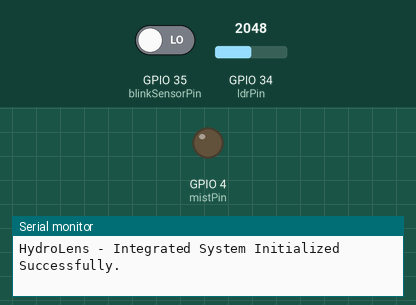
A sketch run on a simulated ESP32. Parts: output pins drawn as LEDs (lit = HIGH), the last lines printed to the serial monitor. Inputs (shaded band) come from the test bench; at power-on: GPIO 34 (ldrPin) = 2048, GPIO 35 (blinkSensorPin) LOW.

Above: at 1.2 s.
1.3 s: GPIO 34 (ldrPin) set to 491
At 6.0 s:
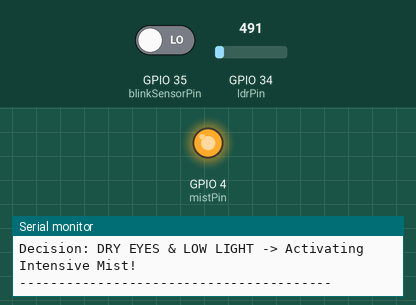
6.5 s: GPIO 34 (ldrPin) set to 1228
Timing chart, 0 to 9.5 s (numbered marks = the images above; inputs shaded):
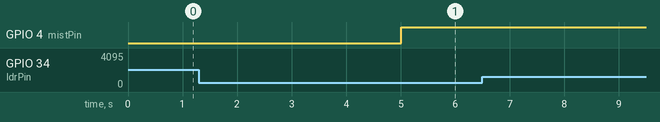

The sketch:

main_sensors.ino
```cpp
const int blinkSensorPin = 35;
const int mistPin = 4;
const int ldrPin = 34;

// للتجربة 5 ثواني. بعد ما تتأكدين رجعيها 60000
const unsigned long interval = 5000;
const unsigned long debounceMs = 50;

int lastState = LOW;
int blinkCount = 0;
unsigned long previousMillis = 0;
unsigned long lastBlinkTime = 0;

const int BLINK_RATE_THRESHOLD = 10;
const int LIGHT_THRESHOLD_LDR = 500;

void setup() {
  Serial.begin(115200);

  pinMode(blinkSensorPin, INPUT);
  pinMode(mistPin, OUTPUT);
  digitalWrite(mistPin, LOW);

  Serial.println("HydroLens - Integrated System Initialized Successfully.");
}

void loop() {
  unsigned long now = millis();

  int sensorValue = digitalRead(blinkSensorPin);
  if (sensorValue == HIGH && lastState == LOW && now - lastBlinkTime >= debounceMs) {
    blinkCount++;
    lastBlinkTime = now;
  }
  lastState = sensorValue;

  if (now - previousMillis >= interval) {
    previousMillis = now;

    int currentLight = analogRead(ldrPin);

    Serial.println("----------------------------------------");
    Serial.print("Blinks counted: ");
    Serial.println(blinkCount);
    Serial.print("Current Room Light (LDR): ");
    Serial.println(currentLight);

    bool isDryEyes = (blinkCount < BLINK_RATE_THRESHOLD);
    bool isLowLight = (currentLight < LIGHT_THRESHOLD_LDR);

    if (isDryEyes && isLowLight) {
      Serial.println("Decision: DRY EYES & LOW LIGHT -> Activating Intensive Mist!");
      digitalWrite(mistPin, HIGH);
    } else if (isDryEyes) {
      Serial.println("Decision: DRY EYES -> Activating Normal Mist.");
      digitalWrite(mistPin, HIGH);
    } else {
      Serial.println("Decision: SAFE CONDITIONS -> Mist OFF.");
      digitalWrite(mistPin, LOW);
    }
    Serial.println("----------------------------------------");

    blinkCount = 0;
  }
}
```
